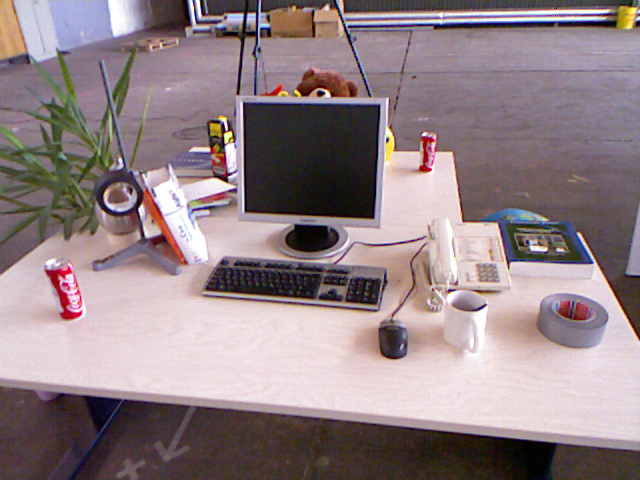
//> input picture binocular_vision/demo/image/1.png, 640 x 480 px
$ ./binocular_vision_01   (built with g++ and OpenCV 4)
//> lines starting //> are read from the running program, lines starting //| are printed output that depends on the picture; after the words box and inside, x2 and y2 are one past the last pixel; in counts of white or black regions, pixels touching at a corner belong together
#include <stdio.h>
#include <iostream>
#include <opencv2/opencv.hpp>

using namespace std;
using namespace cv;

const int imageWidth = 1920;
const int imageHeight = 1024;
Size imageSize = Size(imageWidth, imageHeight);

Mat rgbImageL, grayImageL;
Mat rgbImageR, grayImageR;
Mat rectifyImageL, rectifyImageR;

Rect validROIL;
Rect validROIR;

Mat mapLx, mapLy, mapRx, mapRy;
Mat Rl, Rr, Pl, Pr, Q;
Mat xyz;

Point origin;
Rect selection;
bool selectObject = false;

Ptr<StereoSGBM> sgbm = StereoSGBM::create(0, 16, 3);

Mat cameraMatrixL = (Mat_<double>(3, 3) << 4334.09568,
                     0,
                     959.50000,
                     0,
                     4334.09568,
                     511.50000,
                     0,
                     0,
                     1.0);

Mat distCoeffL = (Mat_<double>(5, 1) << 0.0, 0.0, 0.0, 0.0, 0.0);

Mat cameraMatrixR = (Mat_<double>(3, 3) << 4489.55770,
                     0,
                     801.86552,
                     0,
                     4507.13412,
                     530.72579,
                     0,
                     0,
                     1.0);

Mat distCoeffR = (Mat_<double>(5, 1) << 0.0, 0.0, 0.0, 0.0, 0.0);

Mat T = (Mat_<double>(3, 1) << -518.97666, 01.20629, 9.14632);  // T平移向量
Mat rec = (Mat_<double>(3, 1) << 0.04345, -0.05236, -0.01810);  // rec旋转向量
Mat R;  // R 旋转矩阵

static void saveXYZ(const char* filename, const Mat& mat) {
    const double max_z = 16.0e4;
    FILE* fp = fopen(filename, "wt");
    printf("%d %d \n", mat.rows, mat.cols);
    for (int y = 0; y < mat.rows; y++) {
        for (int x = 0; x < mat.cols; x++) {
            Vec3f point = mat.at<Vec3f>(y, x);
            if (fabs(point[2] - max_z) < FLT_EPSILON || fabs(point[2]) > max_z)
                continue;
                fprintf(fp, "%f %f %f\n", point[0], point[1], point[2]);
        }
    }
    fclose(fp);
}

/*给深度图上色*/
void GenerateFalseMap(cv::Mat &src, cv::Mat &disp)
{
    // color map
    float max_val = 255.0f;
    float map[8][4] = { { 0,0,0,114 },{ 0,0,1,185 },{ 1,0,0,114 },{ 1,0,1,174 },
    { 0,1,0,114 },{ 0,1,1,185 },{ 1,1,0,114 },{ 1,1,1,0 } };
    float sum = 0;
    for (int i = 0; i<8; i++)
        sum += map[i][3];

    float weights[8]; // relative   weights
    float cumsum[8];  // cumulative weights
    cumsum[0] = 0;
    for (int i = 0; i<7; i++) {
        weights[i] = sum / map[i][3];
        cumsum[i + 1] = cumsum[i] + map[i][3] / sum;
    }

    int height_ = src.rows;
    int width_ = src.cols;
    // for all pixels do
    for (int v = 0; v<height_; v++) {
        for (int u = 0; u<width_; u++) {

            // get normalized value
            float val = std::min(std::max(src.data[v*width_ + u] / max_val, 0.0f), 1.0f);

            // find bin
            int i;
            for (i = 0; i<7; i++)
                if (val<cumsum[i + 1])
                    break;

            // compute red/green/blue values
            float   w = 1.0 - (val - cumsum[i])*weights[i];
            uchar r = (uchar)((w*map[i][0] + (1.0 - w)*map[i + 1][0]) * 255.0);
            uchar g = (uchar)((w*map[i][1] + (1.0 - w)*map[i + 1][1]) * 255.0);
            uchar b = (uchar)((w*map[i][2] + (1.0 - w)*map[i + 1][2]) * 255.0);
            //rgb内存连续存放
            disp.data[v*width_ * 3 + 3 * u + 0] = b;
            disp.data[v*width_ * 3 + 3 * u + 1] = g;
            disp.data[v*width_ * 3 + 3 * u + 2] = r;
        }
    }
}

      /*****立体匹配*****/
void stereo_match(int, void*)
{
    sgbm->setPreFilterCap(63);
    int sgbmWinSize =  5;//根据实际情况自己设定
    int NumDisparities = 416;//根据实际情况自己设定
    int UniquenessRatio = 6;//根据实际情况自己设定
    sgbm->setBlockSize(sgbmWinSize);
    int cn = rectifyImageL.channels();

    sgbm->setP1(8 * cn*sgbmWinSize*sgbmWinSize);
    sgbm->setP2(32 * cn*sgbmWinSize*sgbmWinSize);
    sgbm->setMinDisparity(0);
    sgbm->setNumDisparities(NumDisparities);
    sgbm->setUniquenessRatio(UniquenessRatio);
    sgbm->setSpeckleWindowSize(100);
    sgbm->setSpeckleRange(10);
    sgbm->setDisp12MaxDiff(1);
    sgbm->setMode(StereoSGBM::MODE_SGBM);
    Mat disp, dispf, disp8;
    sgbm->compute(rectifyImageL, rectifyImageR, disp);
    //去黑边
    Mat img1p, img2p;
    copyMakeBorder(rectifyImageL, img1p, 0, 0, NumDisparities, 0, BORDER_REPLICATE);
    copyMakeBorder(rectifyImageR, img2p, 0, 0, NumDisparities, 0, BORDER_REPLICATE);
    dispf = disp.colRange(NumDisparities, img2p.cols- NumDisparities);

    dispf.convertTo(disp8, CV_8U, 255 / (NumDisparities *16.));
    reprojectImageTo3D(dispf, xyz, Q, true); //在实际求距离时，ReprojectTo3D出来的X / W, Y / W, Z / W都要乘以16(也就是W除以16)，才能得到正确的三维坐标信息。
    xyz = xyz * 16;
    imshow("disparity", disp8);
    Mat color(dispf.size(), CV_8UC3);
    GenerateFalseMap(disp8, color);//转成彩图
    imshow("disparity", color);
    saveXYZ("xyz.xls", xyz);
}

/*****描述：鼠标操作回调*****/
static void onMouse(int event, int x, int y, int, void*)
{
    if (selectObject)
    {
        selection.x = MIN(x, origin.x);
        selection.y = MIN(y, origin.y);
        selection.width = std::abs(x - origin.x);
        selection.height = std::abs(y - origin.y);
    }

    switch (event)
    {
    case EVENT_LBUTTONDOWN:   //鼠标左按钮按下的事件
        origin = Point(x, y);
        selection = Rect(x, y, 0, 0);
        selectObject = true;
        cout << origin << "in world coordinate is: " << xyz.at<Vec3f>(origin) << endl;
        break;
    case EVENT_LBUTTONUP:    //鼠标左按钮释放的事件
        selectObject = false;
        if (selection.width > 0 && selection.height > 0)
            break;
    }
}

/*****主函数*****/
int main()
{
    /*  立体校正    */
    Rodrigues(rec, R); //Rodrigues变换
    stereoRectify(cameraMatrixL, distCoeffL, cameraMatrixR, distCoeffR, imageSize, R, T, Rl, Rr, Pl, Pr, Q, CALIB_ZERO_DISPARITY,
        0, imageSize, &validROIL, &validROIR);
    initUndistortRectifyMap(cameraMatrixL, distCoeffL, Rl, Pl, imageSize, CV_16SC2, mapLx, mapLy);
    initUndistortRectifyMap(cameraMatrixR, distCoeffR, Rr, Pr, imageSize, CV_16SC2, mapRx, mapRy);

    /*  读取图片    */
    // rgbImageL = imread("left_cor.bmp", 1);//CV_LOAD_IMAGE_COLOR
    // rgbImageR = imread("right_cor.bmp", -1);
    rgbImageL = imread("../image/1.png", 1);
//> rgbImageL is the input picture: 480 rows x 640 cols, CV_8UC3; mean B, G, R 133.9, 129.9, 146.3
    rgbImageR = imread("../image/2.png", 1);
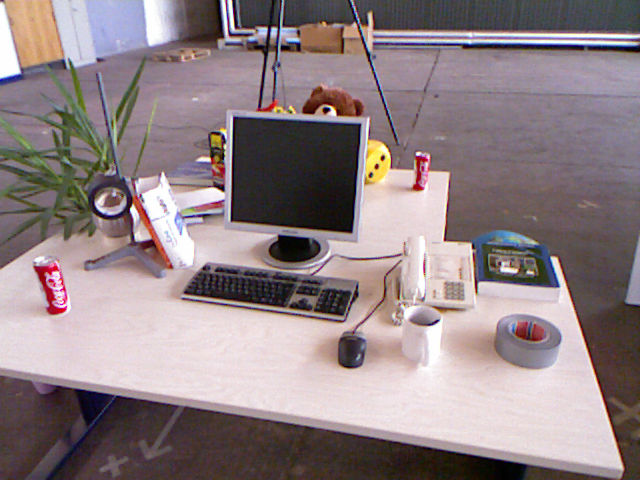
//> input picture binocular_vision/demo/image/2.png, 640 x 480 px
//> rgbImageR is the input picture: 480 rows x 640 cols, CV_8UC3; mean B, G, R 133.1, 129.9, 144.4

    /*  经过remap之后，左右相机的图像已经共面并且行对准了 */
    remap(rgbImageL, rectifyImageL, mapLx, mapLy, INTER_LINEAR);//INTER_LINEAR
    remap(rgbImageR, rectifyImageR, mapRx, mapRy, INTER_LINEAR);

    /*  把校正结果显示出来*/

    //显示在同一张图上
    Mat canvas;
    double sf;
    int w, h;
    sf = 700. / MAX(imageSize.width, imageSize.height);
    w = cvRound(imageSize.width * sf);
    h = cvRound(imageSize.height * sf);
    canvas.create(h, w * 2, CV_8UC3);   //注意通道

                                        //左图像画到画布上
    Mat canvasPart = canvas(Rect(w * 0, 0, w, h));                                //得到画布的一部分
    resize(rectifyImageL, canvasPart, canvasPart.size(), 0, 0, INTER_AREA);     //把图像缩放到跟canvasPart一样大小
    Rect vroiL(cvRound(validROIL.x*sf), cvRound(validROIL.y*sf),                //获得被截取的区域
        cvRound(validROIL.width*sf), cvRound(validROIL.height*sf));
    //rectangle(canvasPart, vroiL, Scalar(0, 0, 255), 3, 8);                      //画上一个矩形
    cout << "Painted ImageL" << endl;

    //右图像画到画布上
    canvasPart = canvas(Rect(w, 0, w, h));                                      //获得画布的另一部分
//> canvasPart: 373 rows x 700 cols, CV_8UC3; every value is 0
    resize(rectifyImageR, canvasPart, canvasPart.size(), 0, 0, INTER_LINEAR);
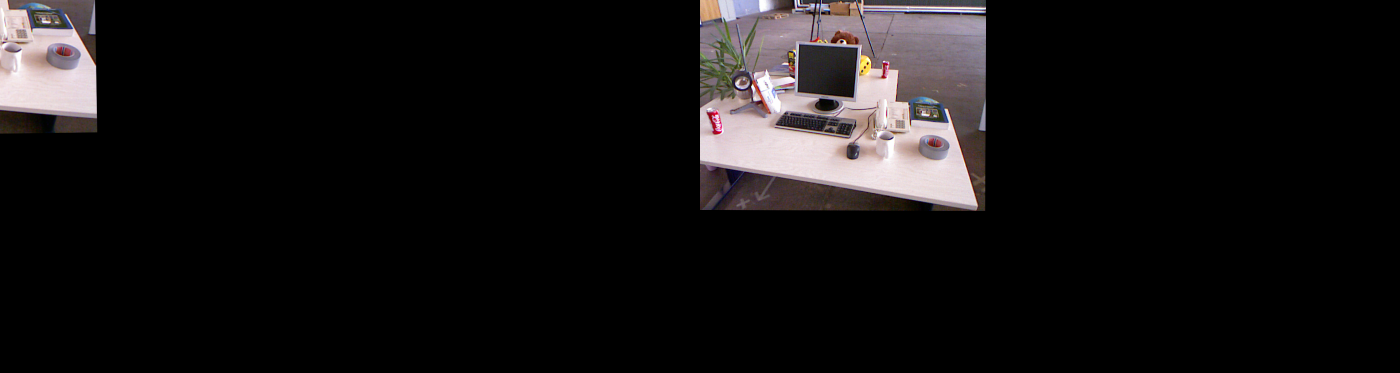
//> canvas: 373 rows x 1400 cols, CV_8UC3; mean B, G, R 19.1, 18.7, 20.8
    Rect vroiR(cvRound(validROIR.x * sf), cvRound(validROIR.y*sf),
        cvRound(validROIR.width * sf), cvRound(validROIR.height * sf));
    //rectangle(canvasPart, vroiR, Scalar(0, 0, 255), 3, 8);
    cout << "Painted ImageR" << endl;

    //画上对应的线条
    for (int i = 0; i < canvas.rows; i += 16)
        line(canvas, Point(0, i), Point(canvas.cols, i), Scalar(0, 255, 0), 1, 8);
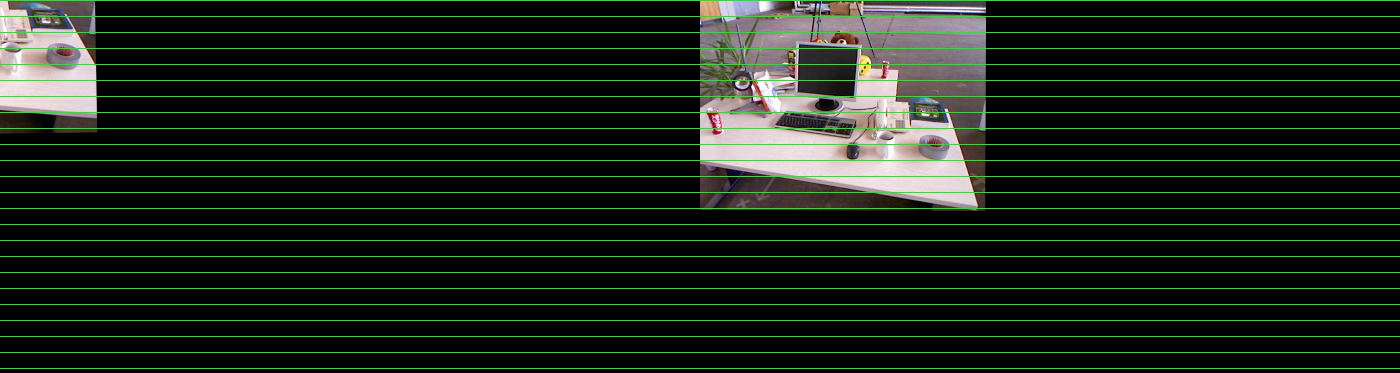
//> canvas: 373 rows x 1400 cols, CV_8UC3; 6.43% of pixels changed, all inside (x1, y1, x2, y2) = (0, 0, 1400, 369)
    imshow("rectified", canvas);

    /*  立体匹配    */
    namedWindow("disparity", WINDOW_NORMAL);
    //鼠标响应函数setMouseCallback(窗口名称, 鼠标回调函数, 传给回调函数的参数，一般取0)
    setMouseCallback("disparity", onMouse, 0);//disparity
    stereo_match(0, 0);
//> in stereo_match, `sgbm->compute(rectifyImageL, rectifyImageR, disp);`:
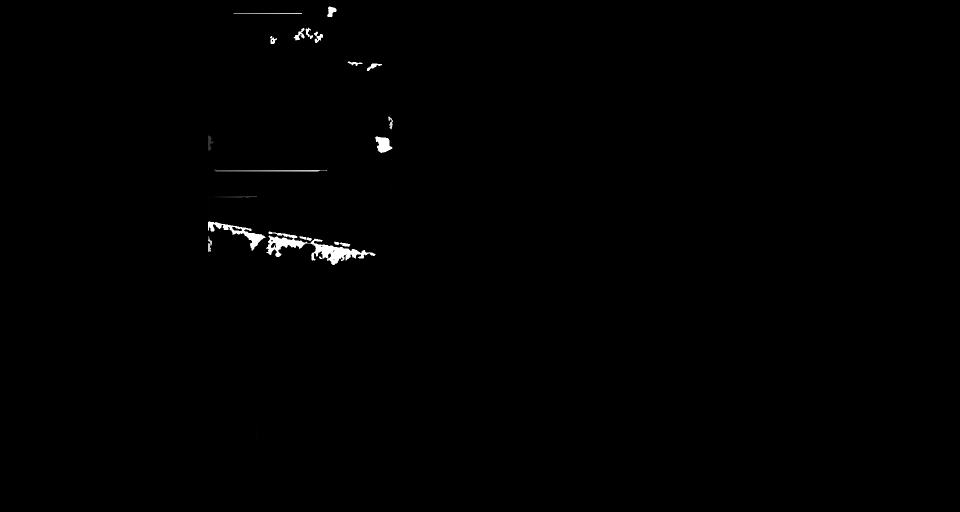
//> disp: 1024 rows x 1920 cols, CV_16SC1 (shown at 1/2 size); min -16, max 6640, mean 23; drawn with min black and max white
//> in stereo_match, `copyMakeBorder(rectifyImageL, img1p, 0, 0, NumDisparities, 0, BORDER_R..`:
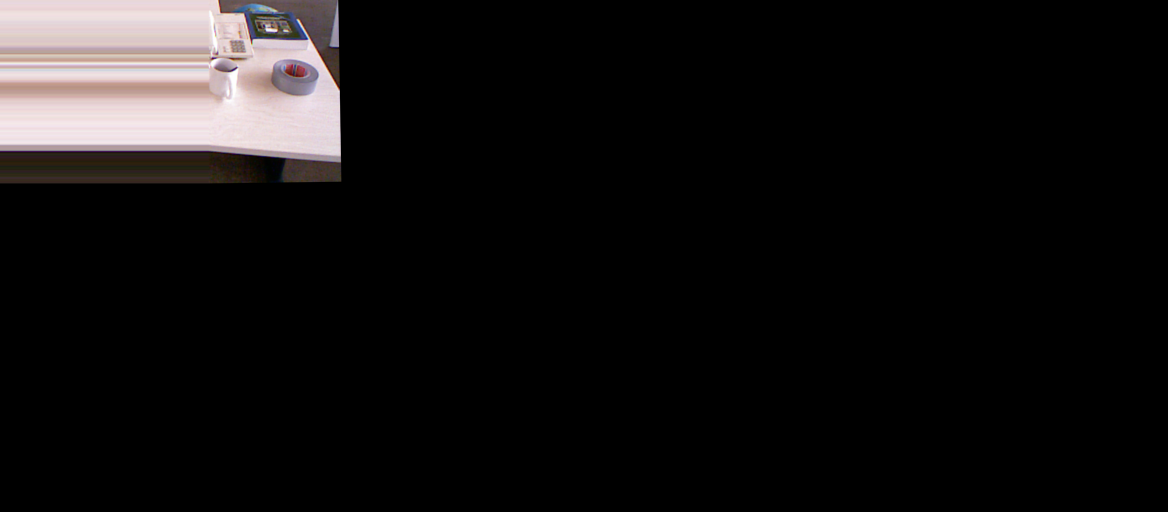
//> img1p: 1024 rows x 2336 cols, CV_8UC3 (shown at 1/2 size); mean B, G, R 17, 17, 18.8
//> in stereo_match, `copyMakeBorder(rectifyImageR, img2p, 0, 0, NumDisparities, 0, BORDER_R..`:
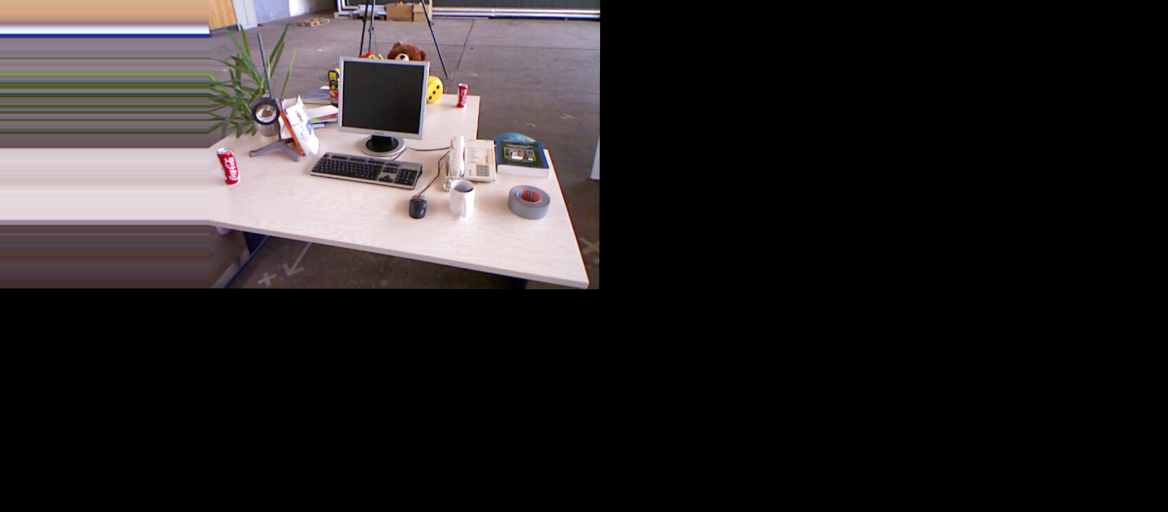
//> img2p: 1024 rows x 2336 cols, CV_8UC3 (shown at 1/2 size); mean B, G, R 38.2, 37.6, 41.8
//> in stereo_match, `dispf = disp.colRange(NumDisparities, img2p.cols- NumDisparities);`:
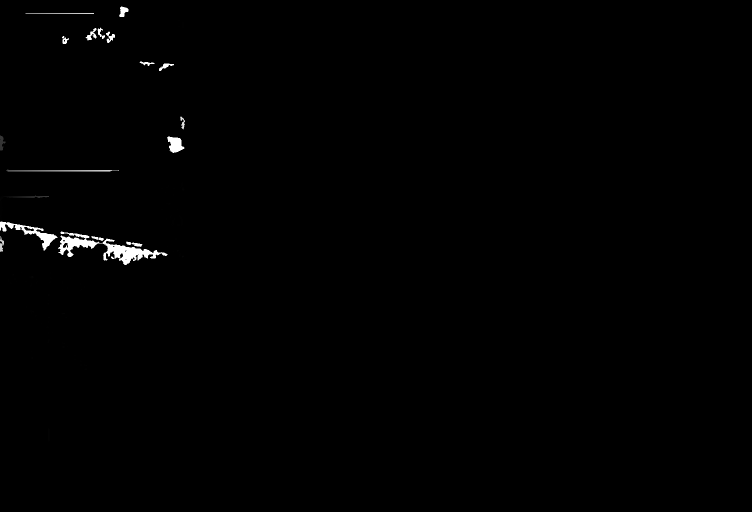
//> dispf: 1024 rows x 1504 cols, CV_16SC1 (shown at 1/2 size); min -16, max 6640, mean 33.7; drawn with min black and max white
//> in stereo_match, `reprojectImageTo3D(dispf, xyz, Q, true);`: xyz: 1024 rows x 1504 cols, CV_32FC3; 75.15% of the values are NaN or infinite; the others: min -62621.4, max 325774.3, mean 11982.8
//> in stereo_match, `reprojectImageTo3D(dispf, xyz, Q, true);`: Q = [[1, 0, 0, -1085.8], [0, 1, 0, -519.7], [0, 0, 0, 5648.6], [0, 0, 0.00193, 0]]
//> in stereo_match, `xyz = xyz * 16;`: xyz: 1024 rows x 1504 cols, CV_32FC3; 75.15% of the values are NaN or infinite; the others: min -1001943.1, max 5212388.5, mean 191724.4
//| 1024 1504

    waitKey(0);
    return 0;
}
//原文链接：https://blog.csdn.net/weixin_39449570/article/details/79033314
